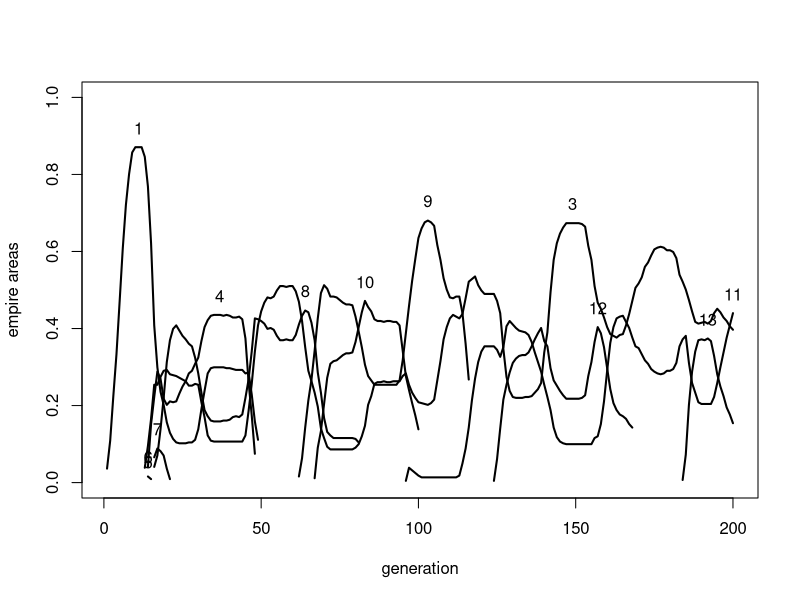
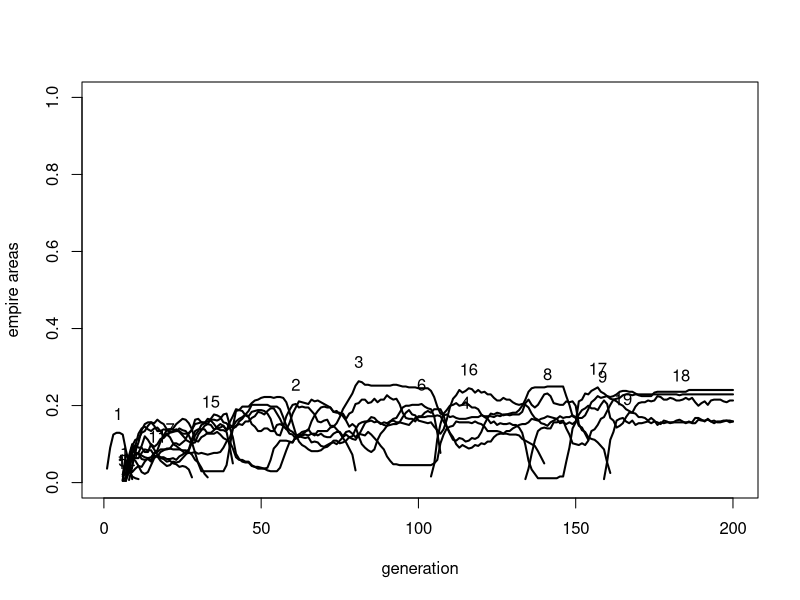
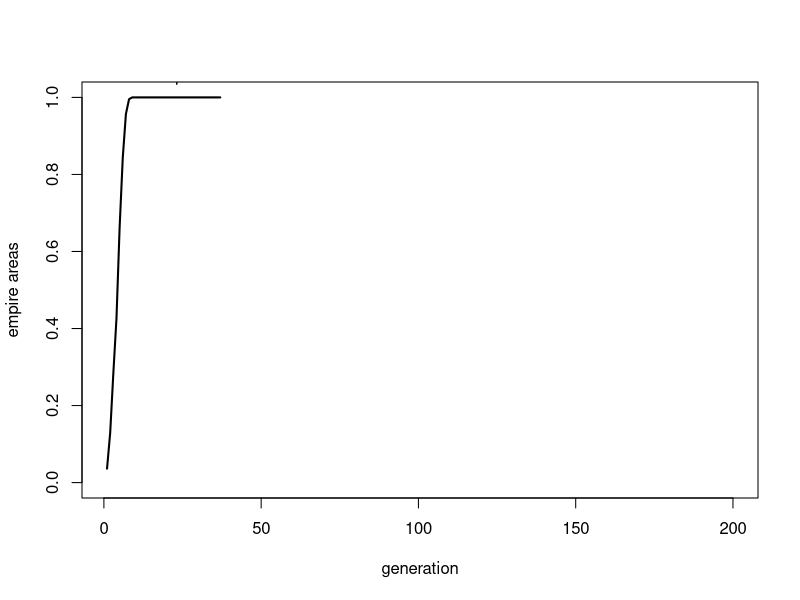
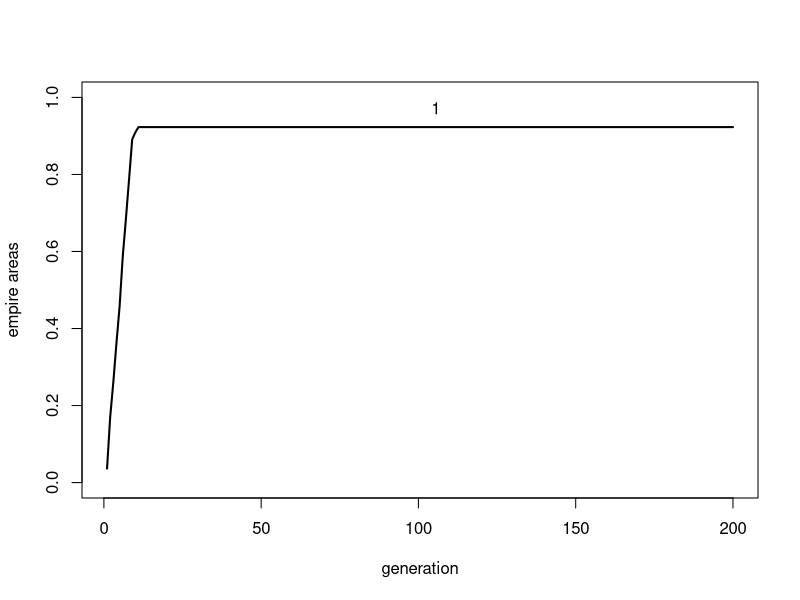
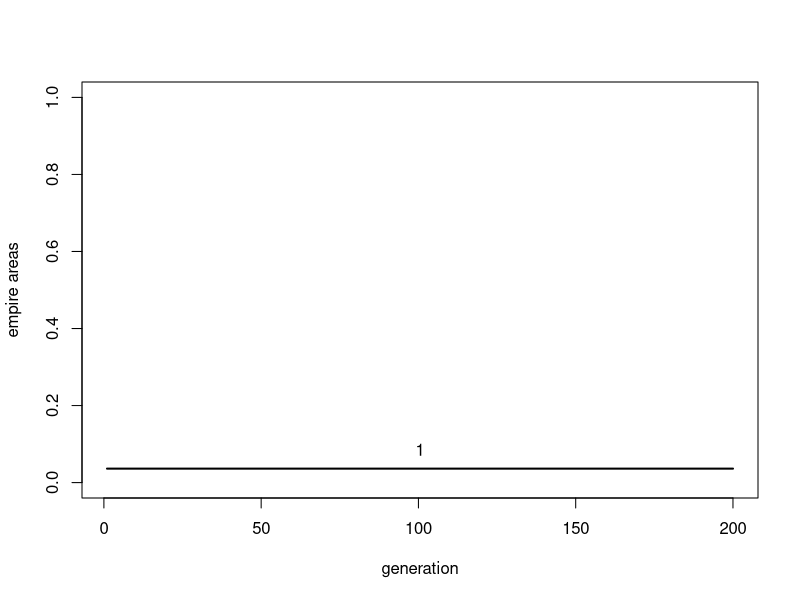

Source code (R) for these figures, in order:
## ---- chunk 1

# N_side x N_side grid
N_side <- 10

# matrix for empire id, initially all 0 (no empire)
E <- matrix(0, nrow = N_side, ncol = N_side)

## ---- chunk 2

# create a starting 4x4-cell empire 1
row_E1 <- sample(3:(N_side-5), 1)
col_E1 <- sample(3:(N_side-5), 1)
E[row_E1:(row_E1+3),col_E1:(col_E1+3)] <- 1

E
  
## ---- chunk 3

# matrix for asabiya, S
S <- matrix(0.1, nrow = N_side, ncol = N_side)

S

## ---- chunk 4

# record area of empire 1 in output dataframe
output <- data.frame(generation = 1,
                     empire = 1,
                     area = sum(E == 1))

output
  
## ---- chunk 5

# store highest empire number, to subsequently create new empires
max_empire <- 1

## ---- chunk 6

# 1. Update asabiya (S)

# matrix of whether group has at least one dissimilar-empire neighbour
dissimilar_neighbour <- matrix(0, nrow = N_side, ncol = N_side)

# south: compare E with 1st row removed and duplicate 21st row (shifted up) vs regular E
dissimilar_neighbour <- dissimilar_neighbour + (rbind(E[-1,], E[N_side,]) != E)

# east: compare E with 1st col removed and duplicate 21st col (shifted left) vs regular E
dissimilar_neighbour <- dissimilar_neighbour + (cbind(E[,-1], E[,N_side]) != E)

# north: compare E with duplicate 1st row (shifted down) vs regular E
dissimilar_neighbour <- dissimilar_neighbour + (rbind(E[1,], E[-N_side,]) != E)

# west: compare E with duplicate 1st column (shifted right) vs regular E
dissimilar_neighbour <- dissimilar_neighbour + (cbind(E[,1], E[,-N_side]) != E)

dissimilar_neighbour

## ---- chunk 7

# remove the multiple borders, reduce to TRUE/FALSE
dissimilar_neighbour <- dissimilar_neighbour > 0

dissimilar_neighbour

## ---- chunk 8

r_0 <- 0.2
delta <- 0.1

# increase S of groups with dissimilar neighbours according to r_0
S[dissimilar_neighbour] <- S[dissimilar_neighbour] + 
  r_0 * S[dissimilar_neighbour] * (1 - S[dissimilar_neighbour])

# decrease S of groups without dissimilar neighbours according to delta
S[!dissimilar_neighbour] <- S[!dissimilar_neighbour] - 
  delta * S[!dissimilar_neighbour]

S

## ---- chunk 9

h <- 2  # rate of decline in power with distance from empire centre
delta_P <- 0.1  # threshold for difference in power between attacker and defender

# 2. Intergroup conflict

# each non-edge cell is chosen in random order to attack their NSEW neighbouring cells

# cells to enter conflicts, excluding edge cells (row/col 1 and 21) which do not attack
attacker <- as.vector(matrix(1:(N_side^2),N_side,N_side)[-c(1,N_side),-c(1,N_side)])

# randomise the order of attackers
attacker <- sample(attacker)

for (i in attacker) {
  
  # random order of NSEW neighbours to attack
  defender <- sample(c(i+1,i-1,i+N_side,i-N_side))
  
  # cycle thru neighbours
  for (j in defender) {
    
    # if defender j is a valid opponent
    # and attacker and defender are of different empires, or both are non-empires
    if (j %in% attacker & (E[j] != E[i] | (E[i] == 0 & E[j] == 0))) {
      
      # non-empire cells have area A=1, their own S, and d=0
      if (E[i] == 0) {
        
        A_att <- 1
        S_att <- S[i]
        d_att <- 0
        
      }
      
      if (E[j] == 0) {
        
        A_def <- 1
        S_def <- S[j]
        d_def <- 0
        
      }
      
      # empire cells have area A of their empire, mean S of their empire,
      #and d distance from centre of their empire
      if (E[i] > 0) {
        
        A_att <- sum(E == E[i])
        S_att <- mean(S[E == E[i]])
        
        col_centre <- mean(which(E == E[i], arr.ind = T)[,"col"])
        row_centre <- mean(which(E == E[i], arr.ind = T)[,"row"])
        Row <- (i-1) %% N_side + 1
        Col <- ceiling(i/N_side)
        d_att <- sqrt((Row - row_centre)^2 + (Col - col_centre)^2)
        
      }
      
      if (E[j] > 0) {
        
        A_def <- sum(E == E[j])
        S_def <- mean(S[E == E[j]])
        
        col_centre <- mean(which(E == E[j], arr.ind = T)[,"col"])
        row_centre <- mean(which(E == E[j], arr.ind = T)[,"row"])
        Row <- (j-1) %% N_side + 1
        Col <- ceiling(j/N_side)
        d_def <- sqrt((Row - row_centre)^2 + (Col - col_centre)^2)
        
      }
      
      # power of attacker and defender
      P_att <- A_att * S_att * exp(-d_att / h)
      P_def <- A_def * S_def * exp(-d_def / h)
      
      # if P_att - P_def is greater than delta_P, then attack is successful
      if (P_att - P_def > delta_P) {
        
        # if attacker is already part of an empire
        if (E[i] > 0) {
          
          # defender adopts empire of attacker
          E[j] <- E[i]
          
        # if attacker is a nonempire cell  
        } else {
          
          # attacker and defender become a new empire
          E[i] <- max_empire + 1
          E[j] <- max_empire + 1
          
          # update max_empire
          max_empire <- max_empire + 1
          
        }
        
        # all defenders adopt the average of their prior S and the attacker's S
        S[j] <- (S[j]+S[i])/2
        
      }
      
    }
    
  }
  
}

E

## ---- chunk 10

S_crit <- 0.003  # mean asabiya below which empires collapse

# 3. Imperial collapse

# if mean S of an empire is less than S_crit, empire collapses 

# list of empires (excluding zero/nonempires)
empires <- unique(as.vector(E[E>0]))

# if there are any empires left
if (length(empires) > 0) {
  
  # for each empire
  for (i in 1:length(empires)) {
    
    if (mean(S[E == empires[i]]) < S_crit) {
      
      # dissolve empire
      E[E == empires[i]] <- 0
      
    }
    
  }
  
}

E

## ---- chunk 11

# 4. Reset boundary cells

# boundary cells take empire number and S of nearest non-edge cell

# top left corner
E[1,1] <- E[2,2]
S[1,1] <- S[2,2]

# top right corner
E[1,N_side] <- E[2,N_side-1]
S[1,N_side] <- S[2,N_side-1]

# bottom left corner
E[N_side,1] <- E[N_side-1,2]
S[N_side,1] <- S[N_side-1,2]

# bottom right corner
E[N_side,N_side] <- E[N_side-1,N_side-1]
S[N_side,N_side] <- S[N_side-1,N_side-1]

# top row
E[1,2:(N_side-1)] <- E[2,2:(N_side-1)]
S[1,2:(N_side-1)] <- S[2,2:(N_side-1)]

# bottom row
E[N_side,2:(N_side-1)] <- E[(N_side-1),2:(N_side-1)]
S[N_side,2:(N_side-1)] <- S[(N_side-1),2:(N_side-1)]

# left column
E[2:(N_side-1),1] <- E[2:(N_side-1),2]
S[2:(N_side-1),1] <- S[2:(N_side-1),2]

# right column
E[2:(N_side-1),N_side] <- E[2:(N_side-1),(N_side-1)]
S[2:(N_side-1),N_side] <- S[2:(N_side-1),(N_side-1)]

E
   
## ---- chunk 12

t <- 2

# 5. Update output

# list of empires (excluding zero/nonempires)
empires <- unique(as.vector(E[E>0]))

# if there are any empires left
if (length(empires) > 0) {
  
  # get area of each empire
  A <- rep(NA,length(empires))
  for (i in 1:length(empires)) {
    A[i] <- sum(E == empires[i])
  }
  
  output_new <- data.frame(generation = rep(t, length(empires)),
                           empire = empires,
                           area = A)
  
} else {
  
  # if no empires left, set to NA
  output_new <- data.frame(generation = t,
                           empire = NA,
                           area = NA)
  
}

# add output_new to end of output
output <- rbind(output, output_new)

output

## ---- chunk 13

EmpireDynamics <- function(r_0 = 0.2, 
                           delta = 0.1,
                           h = 2,
                           delta_P = 0.1,
                           S_crit = 0.003,
                           N_side = 21,
                           t_max = 200) {
  
  # matrix for empire id, initially all 0 (no empire)
  E <- matrix(0, nrow = N_side, ncol = N_side)
  
  # create a starting 4x4-cell empire 1
  row_E1 <- sample(2:(N_side-4), 1)
  col_E1 <- sample(2:(N_side-4), 1)
  E[row_E1:(row_E1+3),col_E1:(col_E1+3)] <- 1
  
  # matrix for asabiya, S
  S <- matrix(0.1, nrow = N_side, ncol = N_side)
  
  # record area of empire 1 in output dataframe
  output <- data.frame(generation = 1,
                       empire = 1,
                       area = sum(E == 1))
  
  # store highest empire number, to subsequently create new empires
  max_empire <- 1
  
  for (t in 2:t_max) {
    
    # 1. Update asabiya (S)
    
    # matrix of whether group has at least one dissimilar-empire neighbour
    dissimilar_neighbour <- matrix(0, nrow = N_side, ncol = N_side)
    
    # south: compare E with 1st row removed and duplicate 21st row (shifted up) vs regular E
    dissimilar_neighbour <- dissimilar_neighbour + (rbind(E[-1,], E[N_side,]) != E)
    
    # east: compare E with 1st col removed and duplicate 21st col (shifted left) vs regular E
    dissimilar_neighbour <- dissimilar_neighbour + (cbind(E[,-1], E[,N_side]) != E)
    
    # north: compare E with duplicate 1st row (shifted down) vs regular E
    dissimilar_neighbour <- dissimilar_neighbour + (rbind(E[1,], E[-N_side,]) != E)
    
    # west: compare E with duplicate 1st column (shifted right) vs regular E
    dissimilar_neighbour <- dissimilar_neighbour + (cbind(E[,1], E[,-N_side]) != E)
    
    # remove the multiple borders, reduce to TRUE/FALSE
    dissimilar_neighbour <- dissimilar_neighbour > 0
    
    # increase S of groups with dissimilar neighbours according to r_0
    S[dissimilar_neighbour] <- S[dissimilar_neighbour] + 
      r_0 * S[dissimilar_neighbour] * (1 - S[dissimilar_neighbour])
    
    # decrease S of groups without dissimilar neighbours according to delta
    S[!dissimilar_neighbour] <- S[!dissimilar_neighbour] - 
      delta * S[!dissimilar_neighbour]
    
    
    # 2. Intergroup conflict
    
    # each non-edge cell is chosen in random order to attack their NSEW neighbouring cells
    
    # cells to enter conflicts, excluding edge cells (row/col 1 and 21) which do not attack
    attacker <- as.vector(matrix(1:(N_side^2),N_side,N_side)[-c(1,N_side),-c(1,N_side)])
    
    # randomise the order of attackers
    attacker <- sample(attacker)
    
    for (i in attacker) {
      
      # random order of NSEW neighbours to attack
      defender <- sample(c(i+1,i-1,i+N_side,i-N_side))
      
      # cycle thru neighbours
      for (j in defender) {
        
        # if defender j is a valid opponent
        # and attacker and defender are of different empires, or both are non-empires
        if (j %in% attacker & (E[j] != E[i] | (E[i] == 0 & E[j] == 0))) {
          
          # non-empire cells have area A=1, their own S, and d=0
          if (E[i] == 0) {
            
            A_att <- 1
            S_att <- S[i]
            d_att <- 0
            
          }
          
          if (E[j] == 0) {
            
            A_def <- 1
            S_def <- S[j]
            d_def <- 0
            
          }
          
          # empire cells have area A of their empire, mean S of their empire,
          #and d distance from centre of their empire
          if (E[i] > 0) {
            
            A_att <- sum(E == E[i])
            S_att <- mean(S[E == E[i]])
            
            col_centre <- mean(which(E == E[i], arr.ind = T)[,"col"])
            row_centre <- mean(which(E == E[i], arr.ind = T)[,"row"])
            Row <- (i-1) %% N_side + 1
            Col <- ceiling(i/N_side)
            d_att <- sqrt((Row - row_centre)^2 + (Col - col_centre)^2)
            
          }
          
          if (E[j] > 0) {
            
            A_def <- sum(E == E[j])
            S_def <- mean(S[E == E[j]])
            
            col_centre <- mean(which(E == E[j], arr.ind = T)[,"col"])
            row_centre <- mean(which(E == E[j], arr.ind = T)[,"row"])
            Row <- (j-1) %% N_side + 1
            Col <- ceiling(j/N_side)
            d_def <- sqrt((Row - row_centre)^2 + (Col - col_centre)^2)
            
          }
          
          # power of attacker and defender
          P_att <- A_att * S_att * exp(-d_att / h)
          P_def <- A_def * S_def * exp(-d_def / h)
          
          # if P_att - P_def is greater than delta_P, then attack is successful
          if (P_att - P_def > delta_P) {
            
            # if attacker is already part of an empire
            if (E[i] > 0) {
              
              # defender adopts empire of attacker
              E[j] <- E[i]
              
            # if attacker is a nonempire cell  
            } else {
              
              # attacker and defender become a new empire
              E[i] <- max_empire + 1
              E[j] <- max_empire + 1
              
              # update max_empire
              max_empire <- max_empire + 1
              
            }
            
            # all defenders adopt the average of their prior S and the attacker's S
            S[j] <- (S[j]+S[i])/2
            
          }
          
        }
        
      }
      
    }
    
    # 3. Imperial collapse
    
    # if mean S of an empire is less than S_crit, empire collapses 
    
    # list of empires (excluding zero/nonempires)
    empires <- unique(as.vector(E[E>0]))
    
    # if there are any empires left
    if (length(empires) > 0) {
      
      # for each empire
      for (i in 1:length(empires)) {
        
        if (mean(S[E == empires[i]]) < S_crit) {
          
          # dissolve empire
          E[E == empires[i]] <- 0
          
        }
        
      }
      
    }
    
    
    # 4. Reset boundary cells
    
    # boundary cells take empire number and S of nearest non-edge cell
    
    # top left corner
    E[1,1] <- E[2,2]
    S[1,1] <- S[2,2]
    
    # top right corner
    E[1,N_side] <- E[2,N_side-1]
    S[1,N_side] <- S[2,N_side-1]
    
    # bottom left corner
    E[N_side,1] <- E[N_side-1,2]
    S[N_side,1] <- S[N_side-1,2]
    
    # bottom right corner
    E[N_side,N_side] <- E[N_side-1,N_side-1]
    S[N_side,N_side] <- S[N_side-1,N_side-1]
    
    # top row
    E[1,2:(N_side-1)] <- E[2,2:(N_side-1)]
    S[1,2:(N_side-1)] <- S[2,2:(N_side-1)]
    
    # bottom row
    E[N_side,2:(N_side-1)] <- E[(N_side-1),2:(N_side-1)]
    S[N_side,2:(N_side-1)] <- S[(N_side-1),2:(N_side-1)]
    
    # left column
    E[2:(N_side-1),1] <- E[2:(N_side-1),2]
    S[2:(N_side-1),1] <- S[2:(N_side-1),2]
    
    # right column
    E[2:(N_side-1),N_side] <- E[2:(N_side-1),(N_side-1)]
    S[2:(N_side-1),N_side] <- S[2:(N_side-1),(N_side-1)]
    
    # 5. Update output
    
    # list of empires (excluding zero/nonempires)
    empires <- unique(as.vector(E[E>0]))
    
    # if there are any empires left
    if (length(empires) > 0) {
      
      # get area of each empire
      A <- rep(NA,length(empires))
      for (i in 1:length(empires)) {
        A[i] <- sum(E == empires[i])
      }
      
      output_new <- data.frame(generation = rep(t, length(empires)),
                               empire = empires,
                               area = A)
      
    } else {
      
      # if no empires left, set to NA
      output_new <- data.frame(generation = t,
                               empire = NA,
                               area = NA)
      
    }
    
    # add output_new to end of output
    output <- rbind(output, output_new)
    
  }
  
  # export output and the final generation empire matrix
  list(output = output, E = E)
  
}

## ---- chunk 14

data_model12 <- EmpireDynamics()

head(data_model12$output)

data_model12$E

## ---- chunk 15

AreaPlot <- function(data_model12) {
  
  output <- data_model12$output
  N_side <- nrow(data_model12$E)
  
  plot(x = 1:max(output$generation), 
       type = "n", 
       ylim = c(0,1),
       ylab = "empire areas",
       xlab = "generation")
  
  # remove NAs, otherwise things go wrong
  output <- na.omit(output)
  
  empires <- unique(output$empire)
  
  for (i in empires) {
    
    output_i <- output[output$empire == i,]
    
    # draw lines
    lines(x = output_i$generation,
          y = output_i$area/N_side^2,
          lwd = 2)
    
    # add numbered labels
    
    # generation at which empire i is at maximum area
    x_coord <- mean(output_i$generation[output_i$area == max(output_i$area)])
    
    # maximum area of empire i
    y_coord <- max(output_i$area/N_side^2)[1]
    
    text(x_coord, y_coord + 0.05, i)
    
  }
  
}

AreaPlot(data_model12)

## ---- chunk 16

data_model12 <- EmpireDynamics(h = 1)
AreaPlot(data_model12)

## ---- chunk 17

data_model12 <- EmpireDynamics(h = 3)
AreaPlot(data_model12)

## ---- chunk 18

data_model12 <- EmpireDynamics(delta = 0, r_0 = 0)
AreaPlot(data_model12)

## ---- chunk 19

data_model12 <- EmpireDynamics(delta_P = 10000)
AreaPlot(data_model12)

